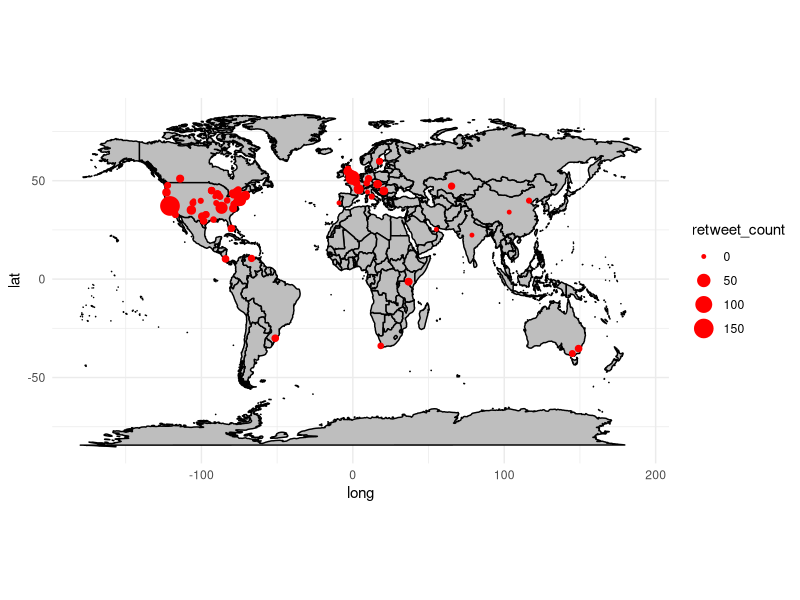
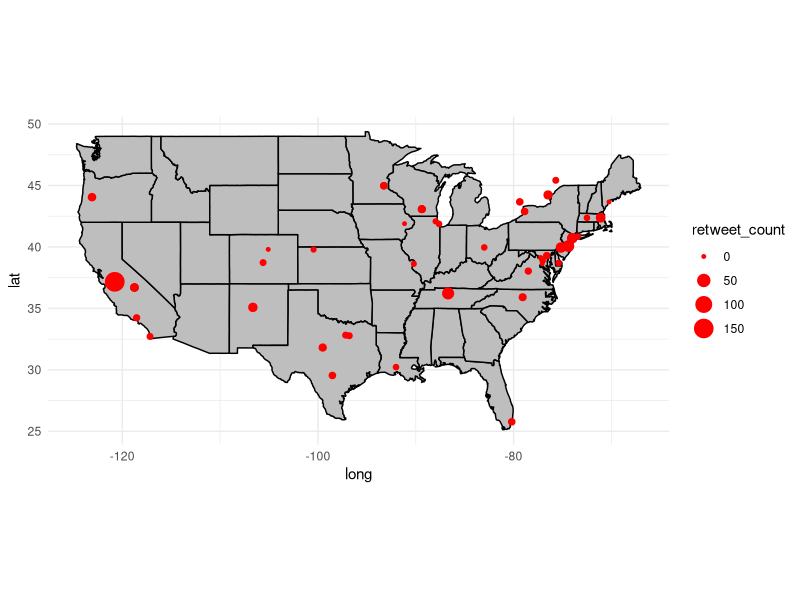
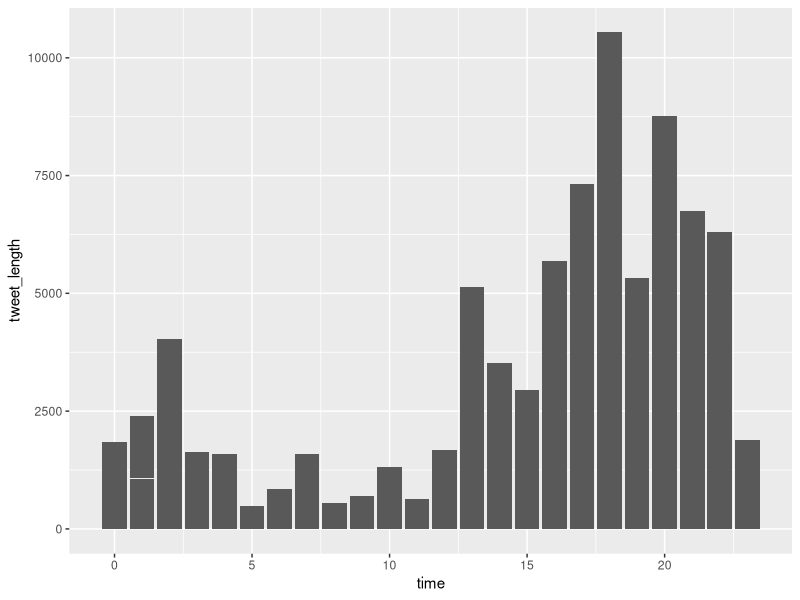
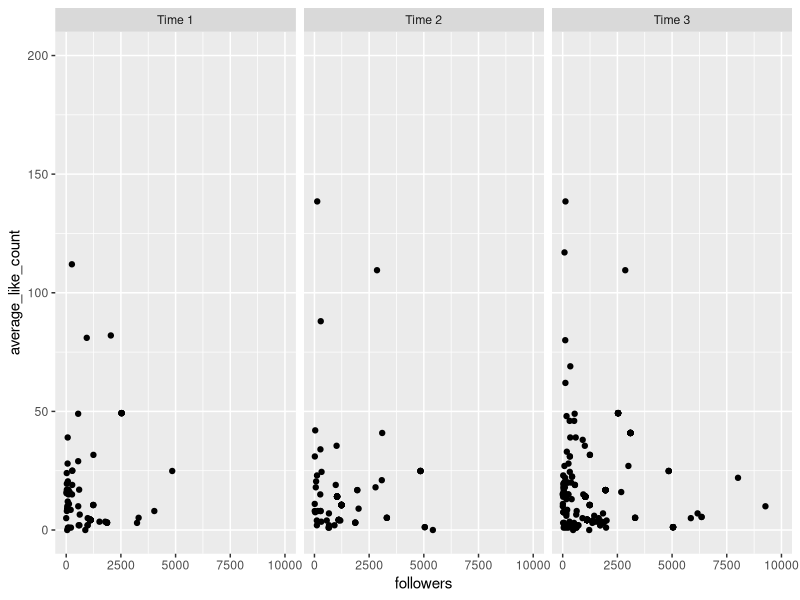

R code for these plots, in order:
## ---- chunk 1
# load packages here
library(tidyverse)
library(ggridges)

## ---- chunk 2
# load data here
tweets <- read.csv("data/tweets.csv")
glimpse(tweets)
## ---- chunk 3
glimpse(tweets)
## ---- chunk 4
tweets %>%
  group_by(location) %>%
  summarize(location_tweet_count = n())

tweets %>% 
  mutate(location_state = case_when(
    str_detect(location, "AL") ~ "AL",
    str_detect(location, "NY") ~ "NY",
    TRUE ~ as.character(location)
    )) %>% 
  group_by(location) %>%
  summarize(location_tweet_count = n())
  

tweets %>% 
  distinct(location) %>% 
  view()

# use seperate to get everything before comma, and match to list of cities, 
# and then if its matched say its US
# filtyer out rows where location has @ in it, and then run distinct comment 
# again to see list of actual location
# run str_detect for countries and code as international 
# something more manual for case_when
## ---- chunk 5
tweets %>%
  count(location) %>%
  arrange(desc(n)) %>% 
  head(15)
## ---- chunk 6
world_map <- map_data("world")

ggplot() +
  geom_polygon(data = world_map, aes(x = long, y = lat, group = group), fill = "gray", color = "black") +
  geom_point(data = tweets, aes(x = long, y = lat, size = retweet_count), color = "red") +
  theme_minimal() +
  coord_fixed(1.3)

  #coord_quickmap()


tweets <- tweets%>%
  mutate(continent=case_when(long < -46 & (lat>20 & lat < 46) ~ "North America", 
                             (long > -100  & long<50) &(lat>-100 & lat <20) ~ "South America", 
                             (long > -50  & long<60) &(lat>-50 & lat <50) ~ "Africa", 
                             
                            (long > 25) &(lat>-50 & lat <50) ~ "Europe", 
                            
                          (long > 50  & long<150) &(lat>-12.5) ~ "Asia", 
                          
                        (long > 100) &(lat<-12.5) ~ "Oceania"))

  
## ---- chunk 7

tweets_NA<-tweets%>%
  filter(continent=="North America")

world_map <- map_data("state")

ggplot() +
  geom_polygon(data = world_map, aes(x = long, y = lat, group = group), fill = "gray", color = "black") +
  geom_point(data = tweets_NA, aes(x = long, y = lat, size = retweet_count), color = "red") +
  theme_minimal() +
  coord_quickmap()

## ---- chunk 8
library(lubridate)

tweets <- tweets %>%
  filter(!is.na(datetime))%>%
  mutate(tweet_length = nchar(as.character(content)), 
                              time=(as.numeric(str_sub(datetime, start=12, end=13))))
        

ggplot(tweets, aes(x=time, y = tweet_length)) + 
  geom_col()



## ---- chunk 9
tweets %>%
  filter(verified == TRUE) %>%
  nrow()
## ---- chunk 10
tweets <- tweets %>%
  group_by(username) %>%
  mutate(average_like_count = mean(like_count))


tweets_time<- tweets%>%
  mutate(time_range=case_when(time<=7~"Time 1", 
                              time>7 & time <=15~ "Time 2", 
                              time >15~"Time 3"))
ggplot(tweets_time, aes(followers, average_like_count))+
  geom_point()+
  facet_grid(~time_range)+
  scale_x_continuous(limits=c(0, 10000))+
  scale_y_continuous(limits=c(0, 200))
  
  
